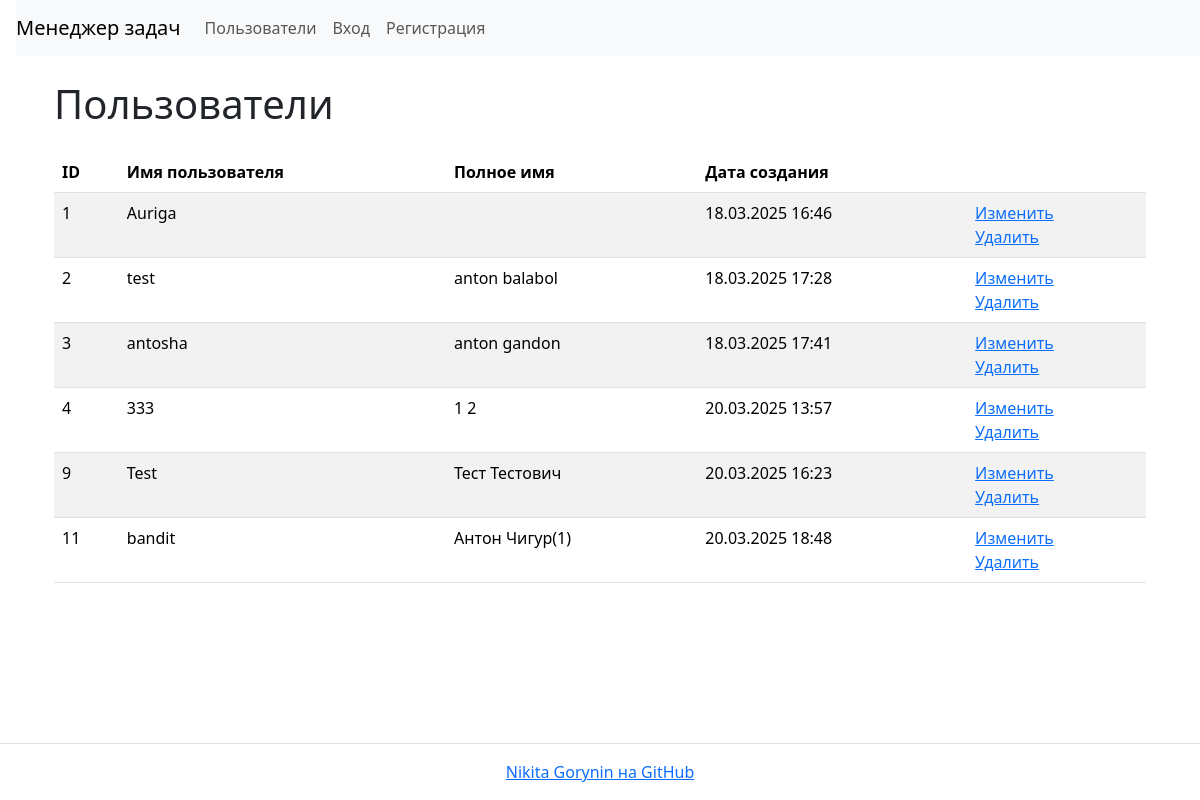
Before: /users/ with the older database file.
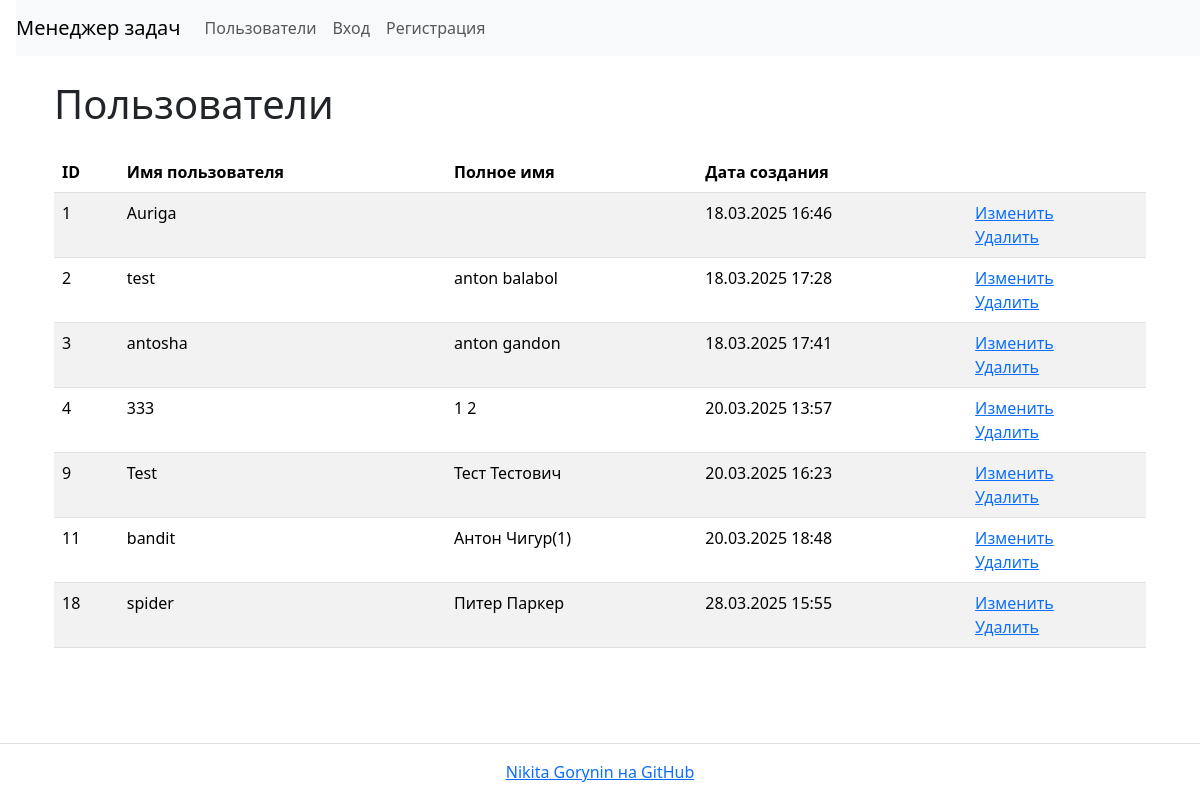
After: the same page with the newer database file.
### task_manager/users/models.py (models this page shows, shortened)
class User(AbstractUser):
    first_name = models.CharField(max_length=150)
    last_name = models.CharField(max_length=150)

### task_manager/users/views.py (the view)
# urls.py: path('', UsersListView.as_view(), name='users'),
class UsersListView(ListView):
    template_name = 'users/list.html'
    model = User
    context_object_name = 'users'

### task_manager/templates/users/list.html
{% extends "base.html" %}
{% block content %}
<div class="container wrapper flex-grow-1">
    <h1 class="my-4">Пользователи</h1>
    <table class="table table-striped">
        <thead>
            <tr>
                <th>ID</th>
                <th>Имя пользователя</th>
                <th>Полное имя</th>
                <th>Дата создания</th>
                <th></th>
            </tr>
        </thead>
        <tbody>
            {% if users %}
                {% for user in users %}
                    <tr>
                        <td>{{ user.id }}</td>
                        <td>{{ user.username }}</td>
                        <td>{{ user.first_name }} {{ user.last_name }}</td>
                        <td>{{ user.date_joined|date:"d.m.Y H:i" }}</td>
                        <td>
                          <a href="{% url 'user_update' user.id %}">Изменить</a>
                          <br>
                          <a href="{% url 'user_delete' user.id %}">Удалить</a>
                        </td>
                    </tr>
                {% endfor %}
            {% endif %}
        </tbody>
    </table>
</div>
{% endblock %}

Changed rows visible on the page:
added User: id "18", username "spider", first_name "Питер", last_name "Паркер", date_joined "28.03.2025 15:55"
